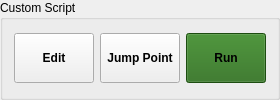
            <widget class="QGroupBox" name="groupBox_8">
             <property name="title">
              <string>Custom Script</string>
             </property>
             <layout class="QGridLayout" name="gridLayout_44">
              <item row="0" column="0">
               <layout class="QHBoxLayout" name="horizontalLayout_15">
                <item>
                 <widget class="QPushButton" name="pushButton_edit_script">
                  <property name="minimumSize">
                   <size>
                    <width>0</width>
                    <height>50</height>
                   </size>
                  </property>
                  <property name="font">
                   <font>
                    <pointsize>9</pointsize>
                    <weight>75</weight>
                    <bold>true</bold>
                   </font>
                  </property>
                  <property name="text">
                   <string>Edit</string>
                  </property>
                 </widget>
                </item>
                <item>
                 <widget class="QPushButton" name="pushButton_jump_point">
                  <property name="minimumSize">
                   <size>
                    <width>0</width>
                    <height>50</height>
                   </size>
                  </property>
                  <property name="font">
                   <font>
                    <pointsize>9</pointsize>
                    <weight>75</weight>
                    <bold>true</bold>
                   </font>
                  </property>
                  <property name="text">
                   <string>Jump Point</string>
                  </property>
                 </widget>
                </item>
                <item>
                 <widget class="QPushButton" name="pushButton_run_script">
                  <property name="minimumSize">
                   <size>
                    <width>0</width>
                    <height>50</height>
                   </size>
                  </property>
                  <property name="font">
                   <font>
                    <pointsize>9</pointsize>
                    <weight>75</weight>
                    <bold>true</bold>
                   </font>
                  </property>
                  <property name="styleSheet">
                   <string notr="true">background-color:rgb(39, 108, 23);</string>
                  </property>
                  <property name="text">
                   <string>Run</string>
                  </property>
                 </widget>
                </item>
               </layout>
              </item>
             </layout>
            </widget>
